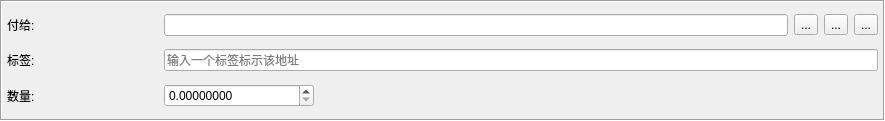
<?xml version="1.0" encoding="UTF-8"?>
<ui version="4.0">
 <class>TransferFrame</class>
 <widget class="QFrame" name="TransferFrame">
  <property name="geometry">
   <rect>
    <x>0</x>
    <y>0</y>
    <width>885</width>
    <height>121</height>
   </rect>
  </property>
  <property name="windowTitle">
   <string>Frame</string>
  </property>
  <property name="frameShape">
   <enum>QFrame::Box</enum>
  </property>
  <property name="frameShadow">
   <enum>QFrame::Sunken</enum>
  </property>
  <layout class="QGridLayout" name="gridLayout">
   <property name="leftMargin">
    <number>5</number>
   </property>
   <property name="topMargin">
    <number>5</number>
   </property>
   <property name="rightMargin">
    <number>5</number>
   </property>
   <property name="bottomMargin">
    <number>5</number>
   </property>
   <item row="0" column="0">
    <widget class="QLabel" name="label">
     <property name="text">
      <string>付给:</string>
     </property>
    </widget>
   </item>
   <item row="0" column="3">
    <widget class="QToolButton" name="m_addressBookButton">
     <property name="text">
      <string>...</string>
     </property>
     <property name="icon">
      <iconset resource="../../resources.qrc">
       <normaloff>:/icons/address-book</normaloff>:/icons/address-book</iconset>
     </property>
    </widget>
   </item>
   <item row="0" column="4">
    <widget class="QToolButton" name="m_pasteButton">
     <property name="text">
      <string>...</string>
     </property>
     <property name="icon">
      <iconset resource="../../resources.qrc">
       <normaloff>:/icons/paste</normaloff>:/icons/paste</iconset>
     </property>
    </widget>
   </item>
   <item row="1" column="1" colspan="5">
    <widget class="QLineEdit" name="m_labelEdit">
     <property name="placeholderText">
      <string>输入一个标签标示该地址</string>
     </property>
    </widget>
   </item>
   <item row="2" column="0">
    <widget class="QLabel" name="label_3">
     <property name="text">
      <string>数量:</string>
     </property>
    </widget>
   </item>
   <item row="0" column="5">
    <widget class="QToolButton" name="m_removeButton">
     <property name="text">
      <string>...</string>
     </property>
     <property name="icon">
      <iconset resource="../../resources.qrc">
       <normaloff>:/icons/remove</normaloff>:/icons/remove</iconset>
     </property>
    </widget>
   </item>
   <item row="2" column="2" colspan="4">
    <spacer name="horizontalSpacer">
     <property name="orientation">
      <enum>Qt::Horizontal</enum>
     </property>
     <property name="sizeHint" stdset="0">
      <size>
       <width>558</width>
       <height>17</height>
      </size>
     </property>
    </spacer>
   </item>
   <item row="1" column="0">
    <widget class="QLabel" name="label_2">
     <property name="text">
      <string>标签:</string>
     </property>
    </widget>
   </item>
   <item row="2" column="1">
    <widget class="QDoubleSpinBox" name="m_amountSpin">
     <property name="layoutDirection">
      <enum>Qt::LeftToRight</enum>
     </property>
     <property name="suffix">
      <string notr="true"/>
     </property>
     <property name="decimals">
      <number>8</number>
     </property>
     <property name="maximum">
      <double>999999999.999999046325684</double>
     </property>
    </widget>
   </item>
   <item row="0" column="1" colspan="2">
    <widget class="QLineEdit" name="m_addressEdit"/>
   </item>
  </layout>
 </widget>
 <tabstops>
  <tabstop>m_addressEdit</tabstop>
  <tabstop>m_labelEdit</tabstop>
  <tabstop>m_amountSpin</tabstop>
  <tabstop>m_addressBookButton</tabstop>
  <tabstop>m_pasteButton</tabstop>
  <tabstop>m_removeButton</tabstop>
 </tabstops>
 <resources>
  <include location="../../resources.qrc"/>
 </resources>
 <connections>
  <connection>
   <sender>m_removeButton</sender>
   <signal>clicked()</signal>
   <receiver>TransferFrame</receiver>
   <slot>close()</slot>
   <hints>
    <hint type="sourcelabel">
     <x>862</x>
     <y>21</y>
    </hint>
    <hint type="destinationlabel">
     <x>442</x>
     <y>60</y>
    </hint>
   </hints>
  </connection>
  <connection>
   <sender>m_addressBookButton</sender>
   <signal>clicked()</signal>
   <receiver>TransferFrame</receiver>
   <slot>addressBookClicked()</slot>
   <hints>
    <hint type="sourcelabel">
     <x>786</x>
     <y>21</y>
    </hint>
    <hint type="destinationlabel">
     <x>442</x>
     <y>60</y>
    </hint>
   </hints>
  </connection>
  <connection>
   <sender>m_pasteButton</sender>
   <signal>clicked()</signal>
   <receiver>TransferFrame</receiver>
   <slot>pasteClicked()</slot>
   <hints>
    <hint type="sourcelabel">
     <x>824</x>
     <y>21</y>
    </hint>
    <hint type="destinationlabel">
     <x>442</x>
     <y>60</y>
    </hint>
   </hints>
  </connection>
 </connections>
 <slots>
  <slot>addressBookClicked()</slot>
  <slot>pasteClicked()</slot>
 </slots>
</ui>
